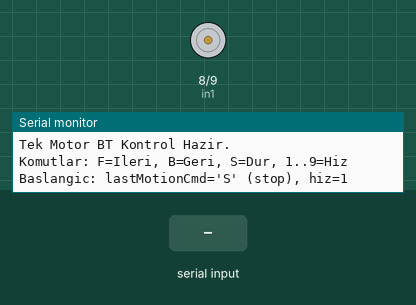
This sketch was run on a simulated Arduino Uno, built with avr-gcc and run on an emulated ATmega328P. Shown: motor-driver pin pairs drawn as motors (green arrow = first pin HIGH = forward, orange = second pin HIGH = backward, longer = more drive, scaled by the enable pin), the last lines printed to the serial monitor. The test bench sets the inputs (shaded band).

Above: at 1.2 s.
1.3 s: byte 70 (CMD_FORWARD) received over Serial
At 1.7 s:
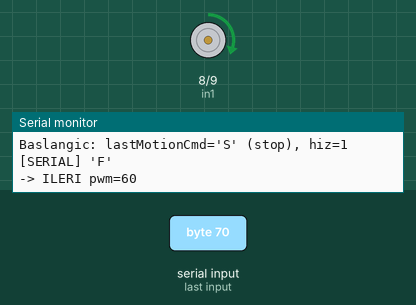
2.8 s: "90,45\n" received over Serial
At 3.4 s:
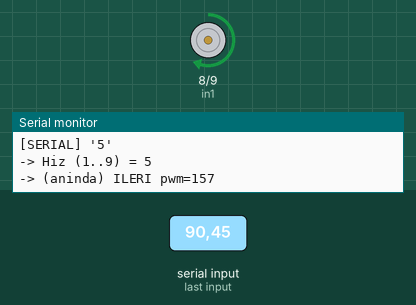
4.3 s: byte 66 (CMD_BACKWARD) received over Serial
At 5.2 s:
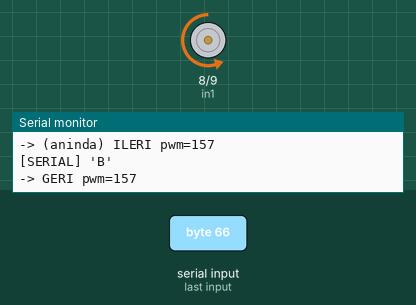
5.8 s: "90,45\n" received over the second serial link
7.3 s: "30,150\n" received over Serial
At 8.0 s:
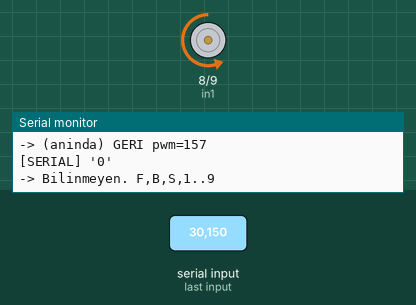
8.8 s: byte 83 (CMD_STOP) received over Serial
At 9.8 s:
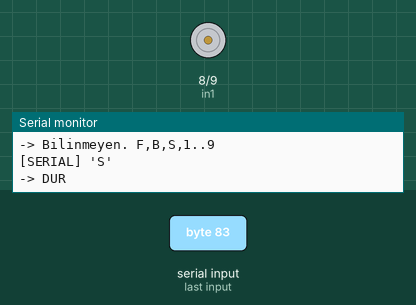
Timing chart, 0 to 11.3 s (numbered marks = the images above; inputs shaded):
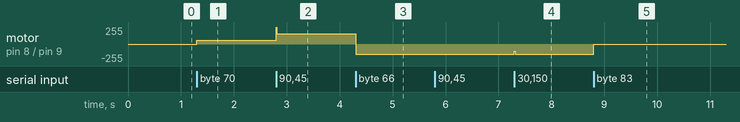

Measured:
- after the input at 1.3 s, motor on pin 8 (in1) / pin 9 (in2): stopped → forward 60/255 at once
- after the input at 2.8 s, motor on pin 8 (in1) / pin 9 (in2): forward 60/255 → forward 157/255 at once
- after the input at 4.3 s, motor on pin 8 (in1) / pin 9 (in2): forward 157/255 → backward 157/255 at once
- after the input at 7.3 s, motor on pin 8 (in1) / pin 9 (in2): backward 157/255 → backward 108/255 at once, → backward 157/255 0.01 s later
- after the input at 8.8 s, motor on pin 8 (in1) / pin 9 (in2): backward 157/255 → stopped at once

The sketch:

bluetooth_tekmotor.ino
```cpp
#include <SoftwareSerial.h>

// ==================================================
// DEFINES
// ==================================================
#define CMD_FORWARD   'F'
#define CMD_BACKWARD  'B'
#define CMD_STOP      'S'

// Hız komutları: '1'..'9'
#define CMD_SPEED_MIN '1'
#define CMD_SPEED_MAX '9'

// 1..9 -> PWM ölçekleme
#define PWM_MIN  60
#define PWM_MAX  255

// ==================================================
// Tek Motor pinleri
// ==================================================
const int enA = 10;  // PWM
const int in1 = 8;
const int in2 = 9;

// ==================================================
// Bluetooth Serial (HC-05/HC-06)
// UNO: BT_TX -> D2 (Arduino RX), BT_RX -> D3 (Arduino TX)
// ==================================================
const int BT_RX_PIN = 2;
const int BT_TX_PIN = 3;
SoftwareSerial BT(BT_RX_PIN, BT_TX_PIN);

// ✅ Başlangıç: Stop + hız=1
char lastMotionCmd = CMD_STOP;
int  speedMult     = 1;   // 1..9

int pwmFromMult(int mult) {
  // mult 1..9 dışına çıkarsa kıs
  if (mult < 1) mult = 1;
  if (mult > 9) mult = 9;

  // 1..9 -> PWM_MIN..PWM_MAX (lineer)
  long pwm = PWM_MIN + (long)(mult - 1) * (PWM_MAX - PWM_MIN) / 8;
  return (int)constrain(pwm, 0, 255);
}

void setup() {
  Serial.begin(115200);
  BT.begin(9600);

  pinMode(enA, OUTPUT);
  pinMode(in1, OUTPUT);
  pinMode(in2, OUTPUT);

  motorDur(); // açılışta çalışmasın

  Serial.println("Tek Motor BT Kontrol Hazir.");
  Serial.println("Komutlar: F=Ileri, B=Geri, S=Dur, 1..9=Hiz");
  Serial.println("Baslangic: lastMotionCmd='S' (stop), hiz=1");
}

void loop() {
  if (BT.available())  handleCommand(BT.read(), "BT");

  // Serial Monitor'dan test
  if (Serial.available()) {
    char c = Serial.read();
    if (c != '\n' && c != '\r') handleCommand(c, "SERIAL");
  }
}

void handleCommand(char c, const char* src) {
  Serial.print("["); Serial.print(src); Serial.print("] '");
  Serial.print(c); Serial.println("'");

  // Hız ayarı
  if (c >= CMD_SPEED_MIN && c <= CMD_SPEED_MAX) {
    speedMult = c - '0'; // 1..9
    Serial.print("-> Hiz (1..9) = "); Serial.println(speedMult);

    // motor gidiyorsa anında uygula
    int pwm = pwmFromMult(speedMult);
    if (lastMotionCmd == CMD_FORWARD) {
      motorIleri(pwm);
      Serial.print("-> (aninda) ILERI pwm="); Serial.println(pwm);
    } else if (lastMotionCmd == CMD_BACKWARD) {
      motorGeri(pwm);
      Serial.print("-> (aninda) GERI pwm="); Serial.println(pwm);
    } else {
      Serial.println("-> Motor duruyor. Calismasi icin F veya B gonder.");
    }
    return;
  }

  // Hareket komutları
  switch (c) {
    case CMD_FORWARD: {
      lastMotionCmd = CMD_FORWARD;
      int pwm = pwmFromMult(speedMult);
      motorIleri(pwm);
      Serial.print("-> ILERI pwm="); Serial.println(pwm);
    } break;

    case CMD_BACKWARD: {
      lastMotionCmd = CMD_BACKWARD;
      int pwm = pwmFromMult(speedMult);
      motorGeri(pwm);
      Serial.print("-> GERI pwm="); Serial.println(pwm);
    } break;

    case CMD_STOP:
      lastMotionCmd = CMD_STOP;
      motorDur();
      Serial.println("-> DUR");
      break;

    default:
      Serial.println("-> Bilinmeyen. F,B,S,1..9");
      break;
  }
}

// ------------------------------
// Motor fonksiyonları
// ------------------------------
void motorIleri(int hiz) {
  hiz = constrain(hiz, 0, 255);
  digitalWrite(in1, HIGH);
  digitalWrite(in2, LOW);
  analogWrite(enA, hiz);
}

void motorGeri(int hiz) {
  hiz = constrain(hiz, 0, 255);
  digitalWrite(in1, LOW);
  digitalWrite(in2, HIGH);
  analogWrite(enA, hiz);
}

void motorDur() {
  digitalWrite(in1, LOW);
  digitalWrite(in2, LOW);
  analogWrite(enA, 0);
}
```
